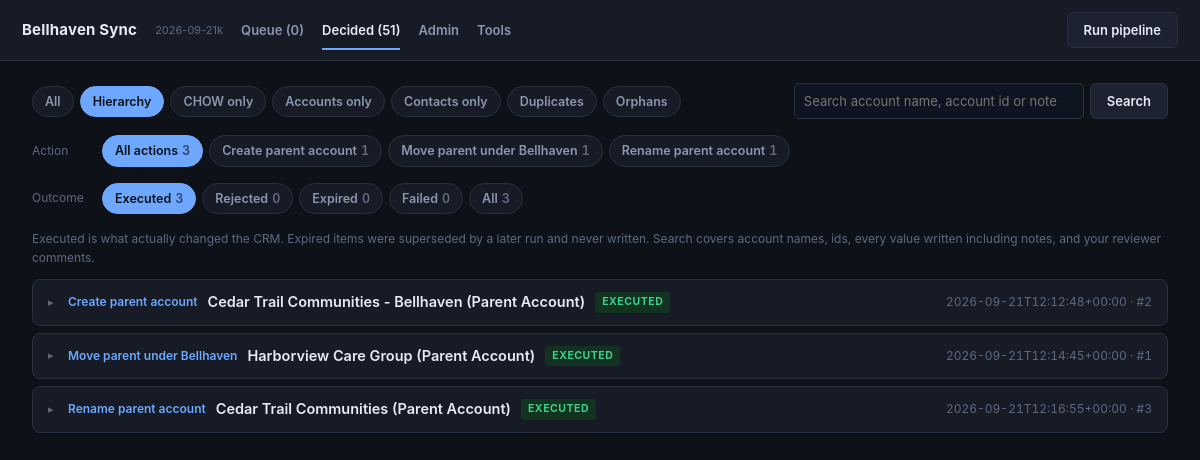
The app's page /decided?group=hierarchy&kind=&outcome=executed with its own data.
### tables this page shows
CREATE TABLE proposals (
    id             INTEGER PRIMARY KEY AUTOINCREMENT,
    fingerprint    TEXT NOT NULL UNIQUE,
    run_id         INTEGER,
    last_seen_run  INTEGER,
    type           TEXT NOT NULL,
    subject_id     TEXT NOT NULL,
    subject_label  TEXT,
    subject_kind   TEXT,
    account_id     TEXT,
    tier           TEXT,
    before_json    TEXT,
    target_json    TEXT,
    calls_json     TEXT,
    evidence_json  TEXT,
    editable_json  TEXT,
    status         TEXT NOT NULL DEFAULT 'pending',
    reviewer_note  TEXT,
    result_json    TEXT,
    created_at     TEXT,
    decided_at     TEXT
);

### app.py (the view)
@app.get("/decided", response_class=HTMLResponse)
def decided(request: Request, q: str = "", group: str = "all", kind: str = "",
            outcome: str = "executed", msg: str = ""):
    in_group = store.list_proposals("decided", group, q)
    kinds = {}
    for p in in_group:
        kinds[p["type"]] = kinds.get(p["type"], 0) + 1
    if kind not in kinds:
        kind = ""
    in_kind = [p for p in in_group if not kind or p["type"] == kind]
    outcomes = {o: sum(1 for p in in_kind if p["status"] == o)
                for o in store.DECIDED_OUTCOMES}
    shown = [p for p in in_kind if outcome == "all" or p["status"] == outcome]
    return _page(request, "decided.html", proposals=shown, group=group, q=q,
                 kind=kind, kinds=kinds, outcome=outcome, outcomes=outcomes,
                 total=len(in_kind), msg=msg)

### templates/decided.html (shortened to what this page needs)
{% extends "base.html" %}
{% set page = 'decided' %}
{% macro url(g=None, k=None, o=None) -%}
/decided?group={{ g if g is not none else group }}&kind={{ k if k is not none else kind }}&outcome={{ o if o is not none else outcome }}{% if q %}&q={{ q }}{% endif %}
{%- endmacro %}
{% block body %}
<div class="filters">
  {% for key, label in [('all','All'),('hierarchy','Hierarchy'),('chow','CHOW only'),
                        ('accounts','Accounts only'),('contacts','Contacts only'),
                        ('duplicates','Duplicates'),('orphans','Orphans')] %}
    <a class="chip {{ 'on' if group==key }}" href="{{ url(g=key, k='') }}">{{ label }}</a>
  {% endfor %}
  <form method="get" action="/decided" style="margin-left:auto;display:flex;gap:6px">
    <input type="text" name="q" value="{{ q }}"
           placeholder="Search account name, account id or note" style="width:290px">
    <button class="neutral">Search</button>
  </form>
</div>
{% if kinds %}
<div class="filters">
  <span class="dim" style="width:64px">Action</span>
  <a class="chip {{ 'on' if not kind }}" href="{{ url(k='') }}">All actions<span class="n">{{ kinds.values() | sum }}</span></a>
  {% for t, n in kinds | dictsort %}
    <a class="chip {{ 'on' if kind==t }}" href="{{ url(k=t) }}">{{ type_labels.get(t, t) }}<span class="n">{{ n }}</span></a>
  {% endfor %}
</div>
{% endif %}
<div class="filters">
  <span class="dim" style="width:64px">Outcome</span>
  {% for o, label in [('executed','Executed'),('rejected','Rejected'),('expired','Expired'),('failed','Failed')] %}
    <a class="chip {{ 'on' if outcome==o }}" href="{{ url(o=o) }}">{{ label }}<span class="n">{{ outcomes.get(o, 0) }}</span></a>
  {% endfor %}
  <a class="chip {{ 'on' if outcome=='all' }}" href="{{ url(o='all') }}">All<span class="n">{{ total }}</span></a>
</div>
<p class="dim">Executed is what actually changed the CRM. Expired items were
superseded by a later run and never written. Search covers account names, ids,
every value written including notes, and your reviewer comments.</p>
{% if not proposals %}
  <div class="empty">Nothing matches these filters.</div>
{% else %}
{% for p in proposals %}
<details class="item">
  <summary>
    <span class="caret">&#9656;</span>
    <span class="what">{{ type_labels.get(p.type, p.type) }}</span>
    <span class="who">{{ p.subject_label }}</span>
    <span class="tag t-{{ p.status }}">{{ p.status }}</span>
    <span class="sub">{{ p.decided_at }} &middot; #{{ p.id }}</span>
  </summary>
</details>
{% endfor %}
{% endif %}
{% endblock %}

### templates/base.html (style rules this page uses)
:root { --bg:#0e1118; --panel:#161b26; --panel-2:#1c2230; --line:#28303f; --ink:#e6ebf4; --muted:#8b97ad; --dim:#5d6a80; --accent:#6ea8fe; --ok:#3ecf8e; --warn:#e8b339; --bad:#f2607a; --violet:#a78bfa; }
* { box-sizing:border-box; }
body { margin:0;background:var(--bg);color:var(--ink); font:14.5px/1.55 -apple-system,BlinkMacSystemFont,"Segoe UI",Roboto,Helvetica,Arial,sans-serif; }
a { color:var(--accent); }
.filters { display:flex;gap:6px;flex-wrap:wrap;align-items:center;margin-bottom:16px; }
.chip { display:inline-block;padding:5px 12px;border-radius:99px;font-size:12.5px; font-weight:600;text-decoration:none;color:var(--muted); background:var(--panel);border:1px solid var(--line); }
.chip.on { color:#0e1118;background:var(--accent);border-color:var(--accent); }
.chip .n { opacity:.65;margin-left:4px;font-variant-numeric:tabular-nums; }
.item { background:var(--panel);border:1px solid var(--line);border-radius:8px;margin-bottom:7px; }
.item>summary { cursor:pointer;list-style:none;padding:11px 15px;display:flex; gap:10px;align-items:center;flex-wrap:wrap; }
.caret { color:var(--dim);font-size:11px;width:10px; }
.what { font-weight:600;font-size:12px;color:var(--accent);white-space:nowrap; }
.who { font-weight:600; }
.sub { color:var(--dim);font-size:12px;margin-left:auto;font-variant-numeric:tabular-nums; }
.tag { display:inline-block;font-size:10.5px;font-weight:700;letter-spacing:.05em; text-transform:uppercase;padding:2px 7px;border-radius:4px; }
.t-executed { background:#12331f;color:var(--ok); }
input[type=text],textarea,select { width:100%;padding:6px 9px;border:1px solid var(--line); border-radius:5px;font:inherit;font-size:13px;background:#0f1520;color:var(--ink); }
button { font:inherit;font-weight:600;font-size:13px;padding:7px 16px;border-radius:6px; border:1px solid transparent;cursor:pointer; }
.neutral { background:var(--panel-2);color:var(--ink);border-color:var(--line); }
.dim { color:var(--dim);font-size:12px; }

### records on screen
proposals: get "Create parent account", n "1", subject_label "Cedar Trail Communities - Bellhaven (Parent Account)", status "EXECUTED", decided_at "2026-09-21T12:12:48+00:00", id "2"
proposals: get "Move parent under Bellhaven", n "1", subject_label "Harborview Care Group (Parent Account)", status "EXECUTED", decided_at "2026-09-21T12:14:45+00:00", id "1"
proposals: get "Rename parent account", n "1", subject_label "Cedar Trail Communities (Parent Account)", status "EXECUTED", decided_at "2026-09-21T12:16:55+00:00", id "3"

### other values on screen
{{ build }} "2026-09-21k"
{{ counts.get('pending',0) }} "0"
{{ counts.get('executed',0)+counts.get('rejected',0) }} "51"
{{ label }} "All" "Hierarchy" "CHOW only" "Accounts only" "Contacts only" "Duplicates" "Orphans"
{{ kinds.values() | sum }} "3"
{{ label }} "Executed" "Rejected" "Expired" "Failed"
{{ outcomes.get(o, 0) }} "3" "0" "0" "0"
{{ total }} "3"
